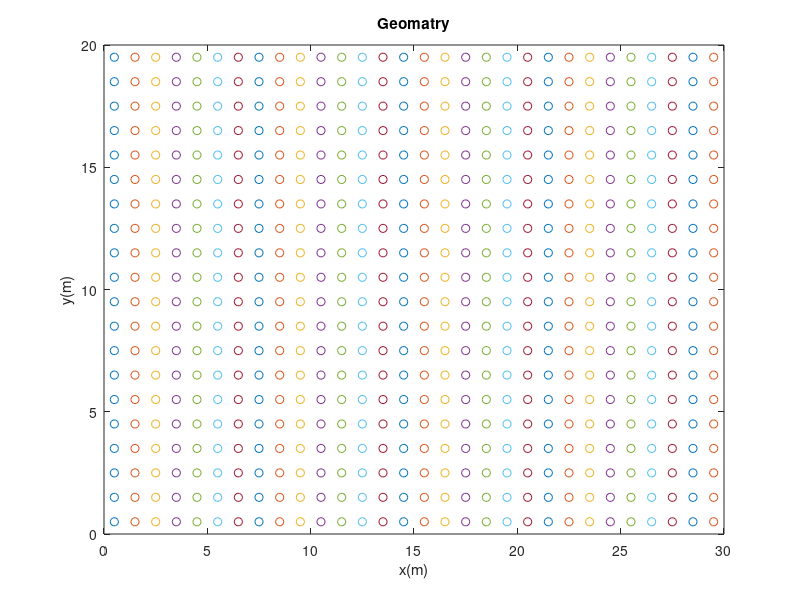
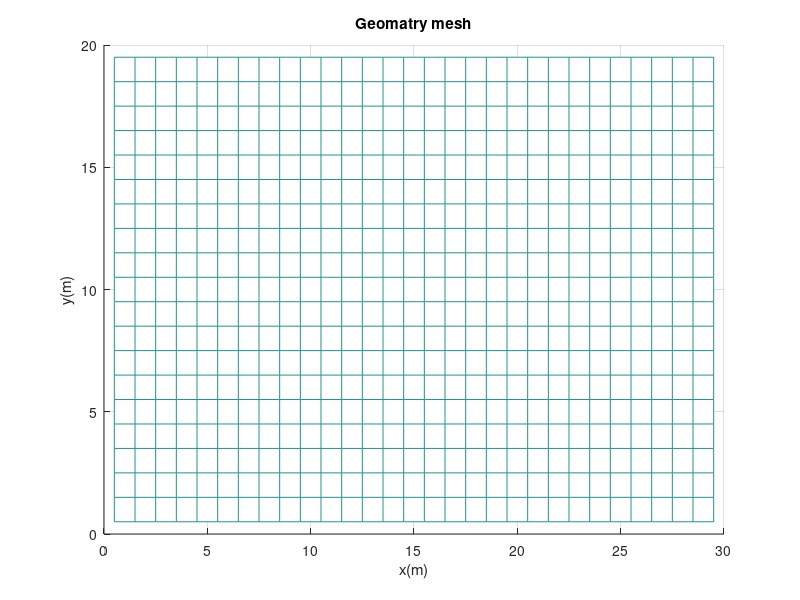

Recreate these plots in MATLAB, in order. (Note: a time limit stopped this script after it produced the figures.)
%%%%%%%%%%%%%%%%%%%%%%%%%%%%%%%%%%%%%%%%%%%%%%%%%%%%%%%%%%%%%%%%%%%%%%%%%%%%%%

% INPUTS
% 1. 2D, grids data points file in .csv format. Which has (x,y) coordinates of
% all points of 2D plane
% 2. How many points are in x direction and in y direction
% 3. U = [rho, rho*u, rho*v, rho*w, e] at evrey point on 2D plane
% 4. Residual file, which has all five residual with time 
%%%%%%%%%%%%%%%%%%%%%%%%%%%%%%%%%%%%%%%%%%%%%%%%%%%%%%%%%%%%%%%%%%%%%%%%%%%%%%

%%%%%%%%%%%%%%%%%%%%%%%%%%%%%%%%%%%%%%%%%%%%%%%%%%%%%%%%%%%%%%%%%%%%%%%%%%%%%%
% OUTPUTS
% 1. Will plot the grids point to see the geomatry
% 2. All residial plots and automatically save them   
% 3. Plot density, X-velocity, Y-velocity, Z-velocity, p, T and Mach number(M)
% at evrey point on 2D plane
%%%%%%%%%%%%%%%%%%%%%%%%%%%%%%%%%%%%%%%%%%%%%%%%%%%%%%%%%%%%%%%%%%%%%%%%%%%%%%
clear;
clc ;

grids =  csvread('./Results/outputfiles/CellCenter_ij.csv') ;

para =  csvread('./Results/outputfiles/ConservedQuantity.csv') ;
residual = csvread('./Results/outputfiles/Residual.csv') ;

%  Reading the first or grids points 
Nx = grids(1,1) ;
Ny = grids(1,2) ;

% removing the first line and keeping the grids points coordinates alone 
grids(1,:) = [] ;

% Now re-shaping the each 1-D coloum to 2D matrix  
x = reshape(grids(:,1),[Ny,Nx]) ;
y = reshape(grids(:,2),[Ny,Nx]) ;
z = zeros(Ny,Nx);

if 1
    density = reshape(para(:,1),[Ny,Nx]);
    densityu= reshape(para(:,2),[Ny,Nx]);
    densityv= reshape(para(:,3),[Ny,Nx]);
    densityw= reshape(para(:,4),[Ny,Nx]);
    totalEnergy  = reshape(para(:,5),[Ny,Nx]);
    totalTemperature  = zeros(Ny,Nx);
    totalPressure  = zeros(Ny,Nx);
    for i = 1:Ny
        for j =	1:Nx	
            u(i,j) = densityu(i,j)/density(i,j) ; 
            v(i,j) = densityv(i,j)/density(i,j) ; 
            w(i,j) = densityw(i,j)/density(i,j) ; 
            pressure(i,j) = 0.4*(totalEnergy(i,j) - 0.5*density(i,j)* ...
            (u(i,j)*u(i,j)+v(i,j)*v(i,j)+w(i,j)*w(i,j)));
            temperature(i,j) = pressure(i,j) /(287.14*density(i,j)) ; 
            velocity(i,j) = sqrt(u(i,j)*u(i,j)+v(i,j)*v(i,j)+w(i,j)*w(i,j)) ;
            mach(i,j) = velocity(i,j) / sqrt(1.4*287.14*temperature(i,j)) ;
            totalTemperature(i,j) = temperature(i,j)*(1+0.5*(1.4-1)*mach(i,j)*mach(i,j));
            totalPressure(i,j) = pressure(i,j)*(1+0.5*(1.4-1)*mach(i,j)*mach(i,j))^(3.5);
        end
    end
end

%%%%%%%%%%%%%%%%%%%%%%%%%%%%%%%%%%%%%%%%%%%%%%%%%%%%%%%%%%%%%%%%%%%%%%%%%%%%%%
% Plotting the dimensinal parameters
%%%%%%%%%%%%%%%%%%%%%%%%%%%%%%%%%%%%%%%%%%%%%%%%%%%%%%%%%%%%%%%%%%%%%%%%%%%%%%
disp('Plotting has started, Kullu...')
%%%%%%%%%%%%%%%%%%%%%%%%%%%%%%%%%%%%%%%%%%%%%%%%%%%%%%%%%%
%% For the geometery 

%% 1. Plotting the grid points
i=1;

if 1
h = figure(i) ;
plot(x,y,'o');
title('Geomatry')
xlabel('x(m)')
ylabel('y(m)')
set(gcf, 'Units', 'Normalized', 'OuterPosition', [0 0 1 1]);
saveas(h,'./Results/MATLABPlots/Geomatry_CellCenters','epsc')
end


i=i+1;
h = figure(i) ;
mesh(x,y,z,'FaceLighting','gouraud','LineWidth',0.3)
title('Geomatry mesh')
xlabel('x(m)')
ylabel('y(m)')
set(gcf, 'Units', 'Normalized', 'OuterPosition', [0 0 1 1]);
view(2)
saveas(h,'./Results/MATLABPlots/Geomatry_mesh','epsc')

%%%%%%%%%%%%%%%%%%%%%%%%%%%%%%%%%%%%%%%%%%%%%%%%%%%%%%%%%%


%%%%%%%%%%%%%%%%%%%%%%%%%%%%%%%%%%%%%%%%%%%%%%%%%%%%%%%%%%
% 2. plotting the density, velocity, mach, p, T etc. 

%%%%%%%%%%%%%%%%%%%%%%%%%%%%%%%%
if 1
i=i+1;
figure(i)
h = surf(x,y,z,mach) ;
colormap jet
colorbar
hcb=colorbar;
shading interp;
t = title(hcb,'\bf {Mach}') ;
set(t,'Interpreter','Latex');
xlabel('\bf{x(m)}'); ylabel('\bf y(m)'); zlabel('\bf z(m)');
title(' \bf Mach Number (M)')
% view(0,90)
view(2)
set(gcf, 'Units', 'Normalized', 'OuterPosition', [0 0 1 1]);
saveas(h,'./Results/MATLABPlots/Mach','epsc')
end 

if 1
%%%%%%%%%%%%%%%%%%%%%%%%%%%%%%%%%
i=i+1;
figure(i)
h = surf(x,y,z,density) ;
colormap jet
colorbar
hcb=colorbar;
shading interp;
t = title(hcb,'$rho$') ;
set(t,'Interpreter','Latex');
xlabel('\bf{x(m)}'); ylabel('\bf y(m)'); zlabel('\bf z(m)');
title(' \bf{Density(\rho)}')
view(0,90)
set(gcf, 'Units', 'Normalized', 'OuterPosition', [0 0 1 1]);
saveas(h,'./Results/MATLABPlots/Density','epsc')

%%%%%%%%%%%%%%%%%%%%%%%%%%%%%%%%%
i=i+1;
figure(i)
h = surf(x,y,z,velocity) ;
colormap jet
colorbar
hcb=colorbar;
shading interp;
t = title(hcb,'$V(m/s)$') ;
set(t,'Interpreter','Latex');
xlabel('\bf{x(m)}'); ylabel('\bf y(m)'); zlabel('\bf z(m)');
title(' \bf Velocity(V)')
view(0,90)
set(gcf, 'Units', 'Normalized', 'OuterPosition', [0 0 1 1]);
saveas(h,'./Results/MATLABPlots/Velocity','epsc')

%%%%%%%%%%%%%%%%%%%%%%%%%%%%%%%%%
i=i+1;
figure(i)
h = surf(x,y,z,pressure) ;
colormap jet
colorbar
hcb=colorbar;
shading interp;
t = title(hcb,'$p(N/m^2)$') ;
set(t,'Interpreter','Latex');
xlabel('\bf{x(m)}'); ylabel('\bf y(m)'); zlabel('\bf z(m)');
title(' \bf Pressure(p)')
view(0,90)
set(gcf, 'Units', 'Normalized', 'OuterPosition', [0 0 1 1]);
saveas(h,'./Results/MATLABPlots/Pressure','epsc')

%%%%%%%%%%%%%%%%%%%%%%%%%%%%%%%%%
i=i+1;
h =figure(i);
surf(x,y,z,temperature) ;
colormap jet
colorbar
hcb=colorbar;
shading interp;
t = title(hcb,'$T(K)$') ;
set(t,'Interpreter','Latex');
xlabel('\bf{x(m)}'); ylabel('\bf y(m)'); zlabel('\bf z(m)');
title(' \bf Temperature (T)')
% view(0,90)
view(2)
set(gcf, 'Units', 'Normalized', 'OuterPosition', [0 0 1 1]);
saveas(h,'./Results/MATLABPlots/Temperature','epsc')
end

if 1
%%%%%%%%%%%%%%%%%%%%%%%%%%%%%%%%%
i=i+1;
h =figure(i);
surf(x,y,z,totalTemperature) ;
colormap jet
colorbar
hcb=colorbar;
shading interp;
t = title(hcb,'$T_0(K)$') ;
set(t,'Interpreter','Latex');
xlabel('\bf{x(m)}'); ylabel('\bf y(m)'); zlabel('\bf z(m)');
title(' \bf TotalTemperature (T_0)')
% view(0,90)
view(2)
set(gcf, 'Units', 'Normalized', 'OuterPosition', [0 0 1 1]);
saveas(h,'./Results/MATLABPlots/TotalTemperature','epsc')

%%%%%%%%%%%%%%%%%%%%%%%%%%%%%%%%%
i=i+1;
h =figure(i);
surf(x,y,z,totalPressure) ;
colormap jet
colorbar
hcb=colorbar;
shading interp;
t = title(hcb,'$p_0(K)$') ;
set(t,'Interpreter','Latex');
xlabel('\bf{x(m)}'); ylabel('\bf y(m)'); zlabel('\bf z(m)');
title(' \bf TotalPressure (P_0)')
% view(0,90)
view(2)
set(gcf, 'Units', 'Normalized', 'OuterPosition', [0 0 1 1]);
saveas(h,'./Results/MATLABPlots/TotalPressure','epsc')
%%%%%%%%%%%%%%%%%%%%%%%%%%%%%%%%%%%%%%%%%%%%%%%%%%%%%%%%%%
end


%%%%%%%%%%%%%%%%%%%%%%%%%%%%%%%%%%%%%%%%%%%%%%%%%%%%%%%%%%
% 3. Residuals with respect to time steps
% Density residual
if 1
i=i+1;
h=figure(i);
semilogy(residual(:,1), residual(:,3),'-','LineWidth',1);
title('Density Residual')
xlabel('No. of iterations')
ylabel('Density residual')
set(gcf, 'Units', 'Normalized', 'OuterPosition', [0 0 1 1]);
saveas(h,'./Results/MATLABPlots/Density_residual','epsc')
end

if 1
% x-momentum residual
i=i+1;
h=figure(i);
semilogy(residual(:,1), residual(:,4),'-','LineWidth',1);
title('x-momentum Residual')
xlabel('No. of iterations')
ylabel('x-momentum residual')
set(gcf, 'Units', 'Normalized', 'OuterPosition', [0 0 1 1]);
saveas(h,'./Results/MATLABPlots/X-momentun_residual','epsc')

% y-momentum residual
i=i+1;
h=figure(i);
semilogy(residual(:,1), residual(:,5),'-','LineWidth',1);
title('y-momentum Residual')
xlabel('No. of iterations')
ylabel('y-momentum residual')
set(gcf, 'Units', 'Normalized', 'OuterPosition', [0 0 1 1]);
saveas(h,'./Results/MATLABPlots/Y-momentun_residual','epsc')

% z-momentum residual
i=i+1;
h=figure(i);
semilogy(residual(:,1), residual(:,6),'-','LineWidth',1);
title('z-momentum Residual')
xlabel('No. of iterations')
ylabel('z-momentum residual')
set(gcf, 'Units', 'Normalized', 'OuterPosition', [0 0 1 1]);
saveas(h,'./Results/MATLABPlots/Z-momentun_residual','epsc')

% energy residual
i=i+1;
h=figure(i);
semilogy(residual(:,1), residual(:,7),'-','LineWidth',1);
title('Energy Residual')
xlabel('No. of iterations')
ylabel('Energy residual')
set(gcf, 'Units', 'Normalized', 'OuterPosition', [0 0 1 1]);
saveas(h,'./Results/MATLABPlots/Energy_residual','epsc')
end
%%%%%%%%%%%%%%%%%%%%%%%%%%%%%%%%%%%%%%%%%%%%%%%%%%%%%%%%%%
% clear;
% clc ;
disp('Results plotting is over, Kullu... :)')
close all;

% 
% GNU plot 
% residual (right residual by 3 deced)

% Nozzle 

% Thrust clc

% field

% Surface

% Integreted properties


% Suggestion 
%     priorties vise

%          
